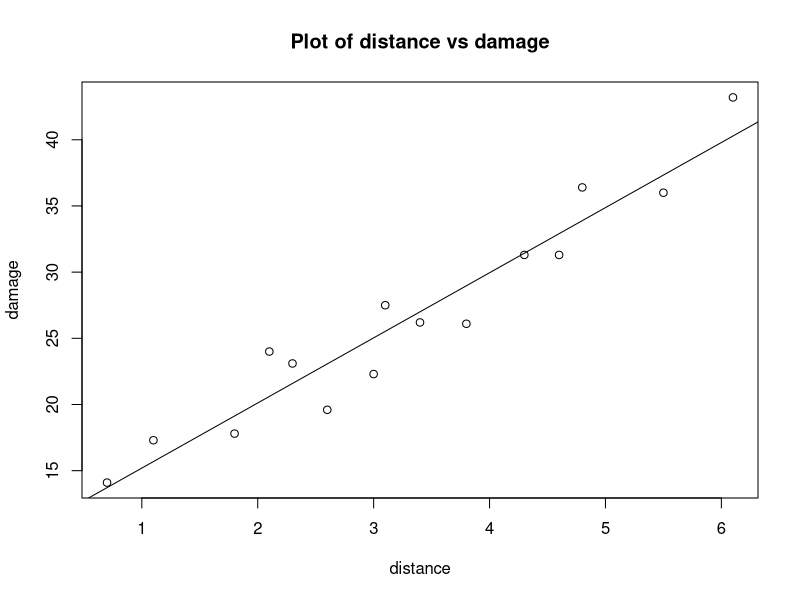
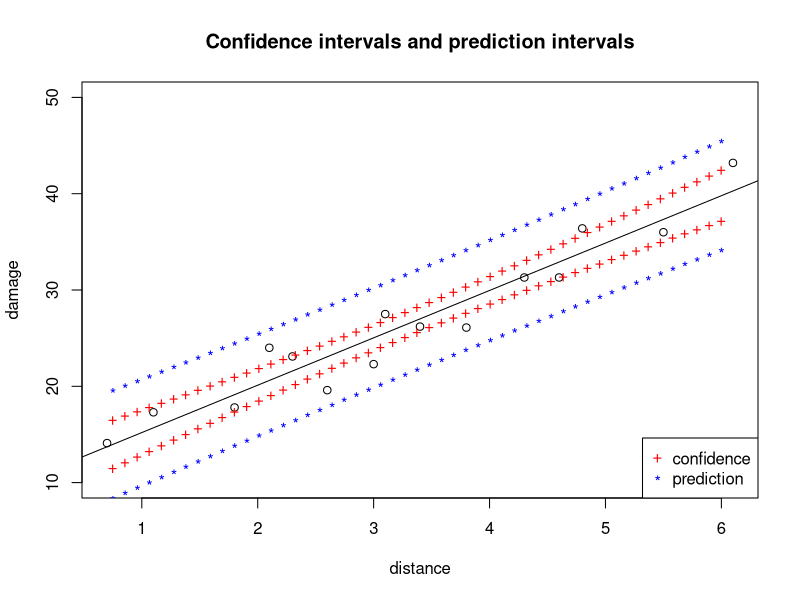

Generate these figures, in order, with R:
## ---- chunk 1
# Use R to estimate the unknown parameters of the hypothesized model. Find the least squares estimates of the slope βˆ1 and intercept βˆ0 on the printout. Write down the least squares equation for this model.
damage <- c(26.2, 17.8, 31.3, 23.1, 27.5, 36.0, 14.1, 22.3, 19.6, 31.3, 24.0, 17.3, 43.2, 36.4, 26.1)
distance <- c(3.4, 1.8, 4.6, 2.3, 3.1, 5.5, 0.7, 3.0, 2.6, 4.3, 2.1, 1.1, 6.1, 4.8, 3.8)
FireDam <- data.frame(damage, distance)
lm.fit <- lm(damage ~ distance, FireDam)
lm.fit
# From the output, βˆ1 = 4.919 and βˆ0 = 10.278. 
# As a result, the least squares equation is: 
# damage = 4.919 ∗ distance + 10.278.
## ---- chunk 2
# Plot the dataset and the least squares line on the same figure.
plot(distance, damage,
xlab ="distance", ylab = "damage", main = "Plot of distance vs damage")
abline(lm.fit)
## ---- chunk 3
# What are the RSE and R-squared values of this model?
summary(lm.fit)
## ---- chunk 4
# Predict the value of damage for a new set of distances (distance = 0.5, 1.5, 2.5, 3.5). 
predict(lm.fit, newdata = data.frame(distance = 0.5:3.5) )
## ---- chunk 5
# Find the confidence interval for the prediction of damage for a new set of distance (distance = 0.5, 3, 5.5).
 predict(lm.fit, data.frame(distance=(c(0.5,3,5.5))), interval="confidence")
## ---- chunk 6
# Find the prediction interval for the prediction of damage for a new set of distance (distance = 0.5, 3, 5.5).
 predict(lm.fit, data.frame(distance=(c(0.5,3,5.5))), interval="prediction")
## ---- chunk 7
# Plot the confidence intervals and prediction intervals in the same figure by using a new set of distance (distance=seq(0.75,6.0,length=51)).
plot(distance, damage,
xlab="distance", ylab = "damage",
main = "Confidence intervals and prediction intervals", ylim = c(10,50))
abline(lm.fit)

newDist <- data.frame(distance=seq(0.75,6.0,length=51))
p_conf <- predict(lm.fit, newDist, interval="confidence")
p_pred <- predict(lm.fit, newDist, interval="prediction") 
lines(newDist$distance, p_conf[,"lwr"], col="red", type="b", pch="+") 
lines(newDist$distance, p_conf[,"upr"], col="red", type="b", pch="+") 
lines(newDist$distance, p_pred[,"upr"], col="blue", type="b", pch="*") 
lines(newDist$distance, p_pred[,"lwr"], col="blue", type="b", pch="*") 
legend("bottomright",
pch=c("+","*"),
 col=c("red","blue"),
legend = c("confidence","prediction"))
